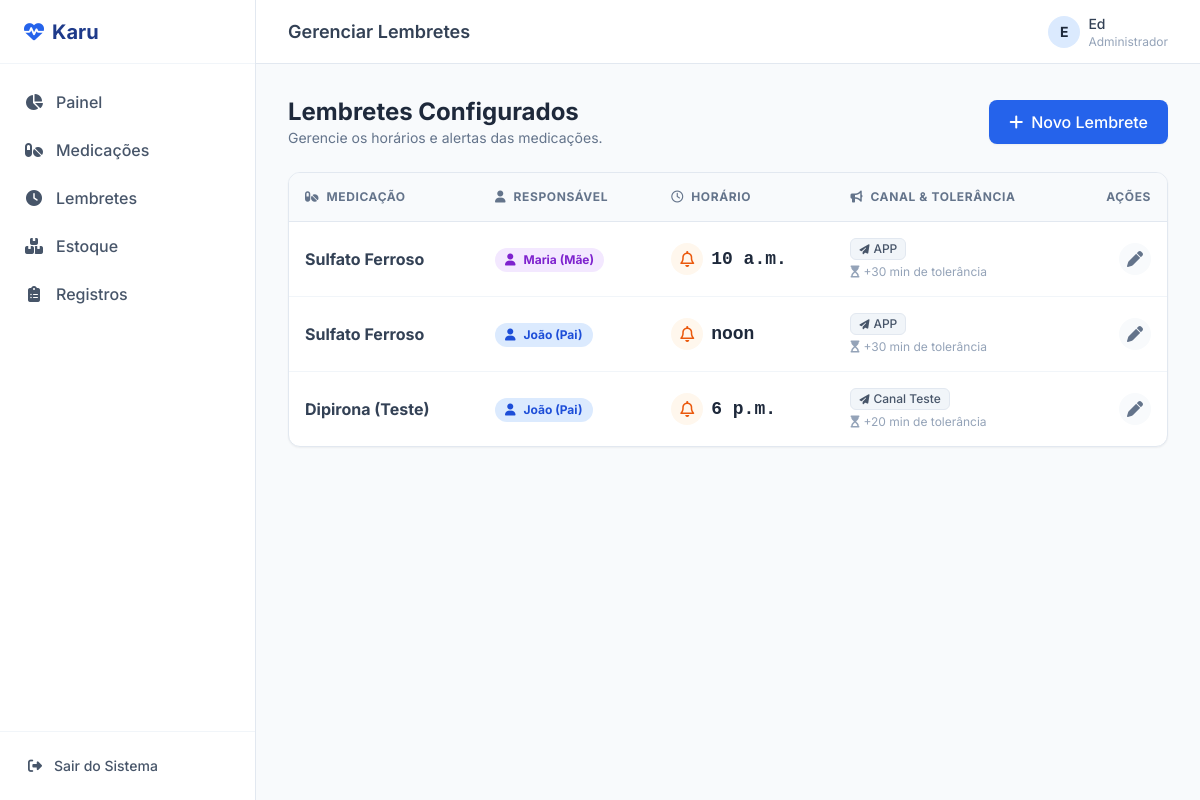
The app's page /lembretes/ (signed in) with its own data.
### medicacoes/models.py (models this page shows, shortened)
class Lembrete(models.Model):
    USUARIOS_ALVO = [
        ('joao', 'João (Pai)'),
        ('maria', 'Maria (Mãe)'),
    ]
    medicacao = models.ForeignKey(Medicacao, on_delete=models.CASCADE, related_name="lembretes")
    horario = models.TimeField()
    canal_preferido = models.CharField(max_length=20, default="APP")
    tolerancia_minutos = models.IntegerField(default=30)
    destinatario = models.CharField(
        max_length=20,
        choices=USUARIOS_ALVO,
        default='joao',
        verbose_name="Responsável"
    )

class Medicacao(models.Model):
    VIA_ADMINISTRACAO = [
        ("ORAL", "Oral"),
        ("IM", "Intramuscular"),
    ]
    nome = models.CharField(max_length=150)
    dosagem = models.CharField(max_length=100)
    frequencia = models.CharField(max_length=100)
    via = models.CharField(max_length=10, choices=VIA_ADMINISTRACAO)
    duracao_dias = models.IntegerField()
    data_inicio = models.DateField(default=timezone.now)
    cuidados_especiais = models.TextField(blank=True)
    bebe_id = models.CharField(max_length=50)

### medicacoes/views.py (the view)
# urls.py: path('lembretes/', views.listar_lembretes, name='listar_lembretes'),
@login_required
def listar_lembretes(request):
    lembretes = Lembrete.objects.all().order_by('horario')
    return render(request, "lembretes/listar.html", {'lembretes': lembretes})

### medicacoes/templates/lembretes/listar.html (shortened to what this page needs)
{% extends "base.html" %}
{% block header_title %}Gerenciar Lembretes{% endblock %}
{% block content %}
<div class="flex flex-col md:flex-row md:items-center md:justify-between gap-4 mb-6">
    <div>
        <h1 class="text-2xl font-bold text-slate-800">Lembretes Configurados</h1>
        <p class="text-slate-500 text-sm">Gerencie os horários e alertas das medicações.</p>
    </div>
    <a href="{% url 'criar_lembrete' %}" class="inline-flex items-center gap-2 bg-brand-600 text-white px-5 py-2.5 rounded-lg font-medium hover:bg-brand-700 transition-colors shadow-sm shadow-brand-200">
        <i class="fa-solid fa-plus"></i>
        <span>Novo Lembrete</span>
    </a>
</div>
<div class="bg-white border border-slate-200 rounded-xl shadow-sm overflow-hidden">
    <div class="overflow-x-auto">
        <table class="w-full text-left border-collapse">
            <thead>
                <tr class="bg-slate-50 border-b border-slate-200 text-xs uppercase font-semibold text-slate-500 tracking-wider">
                    <th class="p-4">
                        <i class="fa-solid fa-pills mr-1"></i> Medicação
                    </th>
                    <th class="p-4">
                        <i class="fa-solid fa-user mr-1"></i> Responsável
                    </th>
                    <th class="p-4">
                        <i class="fa-regular fa-clock mr-1"></i> Horário
                    </th>
                    <th class="p-4">
                        <i class="fa-solid fa-bullhorn mr-1"></i> Canal & Tolerância
                    </th>
                    <th class="p-4 text-right">Ações</th>
                </tr>
            </thead>
            <tbody class="divide-y divide-slate-100">
                {% for l in lembretes %}
                <tr class="hover:bg-slate-50 transition-colors group">
                    <td class="p-4">
                        <div class="font-bold text-slate-700">{{ l.medicacao.nome }}</div>
                    </td>
                    <td class="p-4">
                        <span class="inline-flex items-center gap-2 px-2.5 py-1 rounded-full text-xs font-bold
                            {% if l.destinatario == 'joao' %}bg-blue-100 text-blue-700{% else %}bg-purple-100 text-purple-700{% endif %}">
                            <i class="fa-solid fa-user"></i>
                            {{ l.get_destinatario_display }}
                        </span>
                    </td>
                    <td class="p-4">
                        <div class="flex items-center gap-2">
                            <div class="w-8 h-8 bg-orange-50 text-orange-600 rounded-full flex items-center justify-center">
                                <i class="fa-regular fa-bell"></i>
                            </div>
                            <span class="font-mono text-lg font-semibold text-slate-800">
                                {{ l.horario }}
                            </span>
                        </div>
                    </td>
                    <td class="p-4">
                        <div class="flex flex-col gap-1 items-start">
                            <span class="inline-flex items-center gap-1 px-2 py-0.5 rounded-md text-xs font-medium bg-slate-100 text-slate-600 border border-slate-200">
                                <i class="fa-solid fa-paper-plane text-[10px]"></i>
                                {{ l.canal_preferido }}
                            </span>
                            <span class="text-xs text-slate-400 flex items-center gap-1">
                                <i class="fa-solid fa-hourglass-start"></i>
                                +{{ l.tolerancia_minutos }} min de tolerância
                            </span>
                        </div>
                    </td>
                    <td class="p-4 text-right">
                        <a href="{% url 'editar_lembrete' l.id %}" class="inline-flex items-center justify-center w-8 h-8 rounded-full bg-slate-50 text-slate-500 hover:bg-brand-50 hover:text-brand-600 transition-colors border border-transparent hover:border-brand-200" title="Editar Lembrete">
                            <i class="fa-solid fa-pen"></i>
                        </a>
                    </td>
                </tr>
                {% endfor %}
            </tbody>
        </table>
    </div>
</div>
{% endblock %}

### medicacoes/templates/base.html (shortened to what this page needs)
{% load static %}
<!DOCTYPE html>
<html lang="pt-br">
<head>
    <script src="https://cdn.tailwindcss.com"></script>
    <link rel="stylesheet" href="https://cdnjs.cloudflare.com/ajax/libs/font-awesome/6.4.0/css/all.min.css">
</head>
<body class="bg-slate-50 font-sans text-slate-800 antialiased">
    <div class="min-h-screen flex flex-col md:flex-row">
        <aside class="w-full md:w-64 bg-white border-r border-slate-200 flex-shrink-0 hidden md:flex flex-col">
            <div class="h-16 flex items-center px-6 border-b border-slate-100">
                <a href="/" class="flex items-center gap-2 text-brand-900 font-bold text-xl">
                    <i class="fa-solid fa-heart-pulse text-brand-600"></i>
                    <span>Karu</span>
                </a>
            </div>
            <nav class="flex-1 overflow-y-auto py-4">
                <ul class="space-y-1 px-3">
                    <li>
                        <a href="/" class="flex items-center gap-3 px-3 py-2.5 text-slate-600 hover:bg-brand-50 hover:text-brand-900 rounded-lg font-medium transition-colors">
                            <i class="fa-solid fa-chart-pie w-5 text-center"></i>
                            <span>Painel</span>
                        </a>
                    </li>
                    <li>
                        <a href="{% url 'listar_medicacoes' %}" class="flex items-center gap-3 px-3 py-2.5 text-slate-600 hover:bg-brand-50 hover:text-brand-900 rounded-lg font-medium transition-colors">
                            <i class="fa-solid fa-pills w-5 text-center"></i>
                            <span>Medicações</span>
                        </a>
                    </li>
                    <li>
                        <a href="{% url 'listar_lembretes' %}" class="flex items-center gap-3 px-3 py-2.5 text-slate-600 hover:bg-brand-50 hover:text-brand-900 rounded-lg font-medium transition-colors">
                            <i class="fa-solid fa-clock w-5 text-center"></i>
                            <span>Lembretes</span>
                        </a>
                    </li>
                    <li>
                        <a href="{% url 'listar_estoque' %}" class="flex items-center gap-3 px-3 py-2.5 text-slate-600 hover:bg-brand-50 hover:text-brand-900 rounded-lg font-medium transition-colors">
                            <i class="fa-solid fa-boxes-stacked w-5 text-center"></i>
                            <span>Estoque</span>
                        </a>
                    </li>
                    <li>
                        <a href="{% url 'listar_registros' %}" class="flex items-center gap-3 px-3 py-2.5 text-slate-600 hover:bg-brand-50 hover:text-brand-900 rounded-lg font-medium transition-colors">
                            <i class="fa-solid fa-clipboard-list w-5 text-center"></i>
                            <span>Registros</span>
                        </a>
                    </li>
                </ul>
            </nav>
            <div class="p-4 border-t border-slate-100">
                <form action="{% url 'logout' %}" method="post">
                    <button type="submit" class="flex items-center gap-3 px-3 py-2 w-full text-slate-600 hover:text-red-600 hover:bg-red-50 rounded-lg transition-colors text-sm font-medium">
                        <i class="fa-solid fa-sign-out-alt"></i>
                        <span>Sair do Sistema</span>
                    </button>
                </form>
            </div>
        </aside>
        <div class="flex-1 flex flex-col h-screen overflow-hidden">
            <header class="hidden md:flex bg-white h-16 border-b border-slate-200 items-center justify-between px-8 flex-shrink-0">
                <h2 class="text-lg font-semibold text-slate-700">
                    {% block header_title %}Visão Geral{% endblock %}
                </h2>
                <div class="flex items-center gap-4">
                    <div class="flex items-center gap-2">
                        <div class="w-8 h-8 bg-brand-100 text-brand-700 rounded-full flex items-center justify-center font-bold text-sm uppercase">
                            {{ user.username|slice:":1" }}
                        </div>
                        <div class="flex flex-col">
                            <span class="text-sm font-medium text-slate-700">{{ user.username }}</span>
                            <span class="text-xs text-slate-400">
                                {% if user.is_superuser %}Administrador{% else %}Cuidador{% endif %}
                            </span>
                        </div>
                    </div>
                </div>
            </header>
            <main class="flex-1 overflow-x-hidden overflow-y-auto bg-slate-50 p-6 md:p-8">
                {% block content %}
                {% endblock %}
            </main>
        </div>
    </div>
</body>
</html>

### records on screen
Lembrete: medicacao.nome "Sulfato Ferroso", destinatario "Maria (Mãe)", horario "10 a.m.", canal_preferido "APP", tolerancia_minutos "30"
Lembrete: medicacao.nome "Sulfato Ferroso", destinatario "João (Pai)", horario "noon", canal_preferido "APP", tolerancia_minutos "30"
Lembrete: medicacao.nome "Dipirona (Teste)", destinatario "João (Pai)", horario "6 p.m.", canal_preferido "Canal Teste", tolerancia_minutos "20"

### other values on screen
{{ user.username|slice:":1" }} "E"
{{ user.username }} "Ed"
